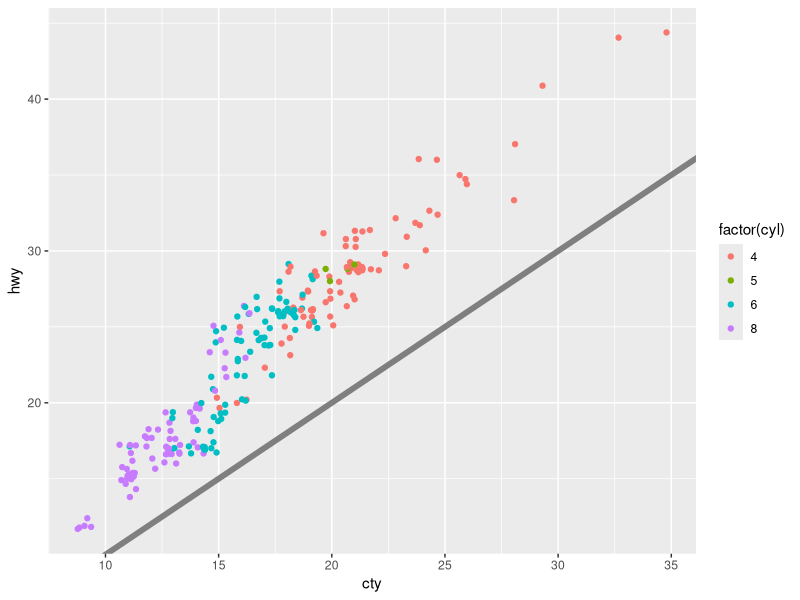
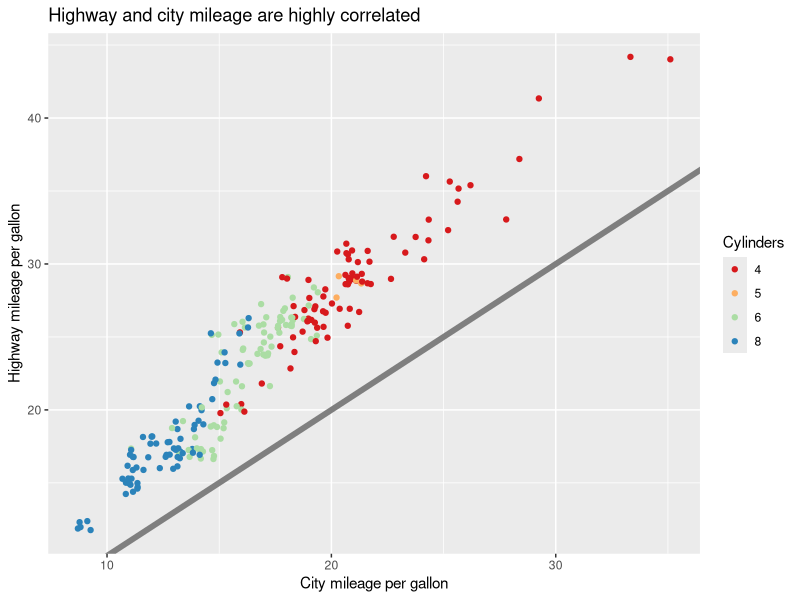
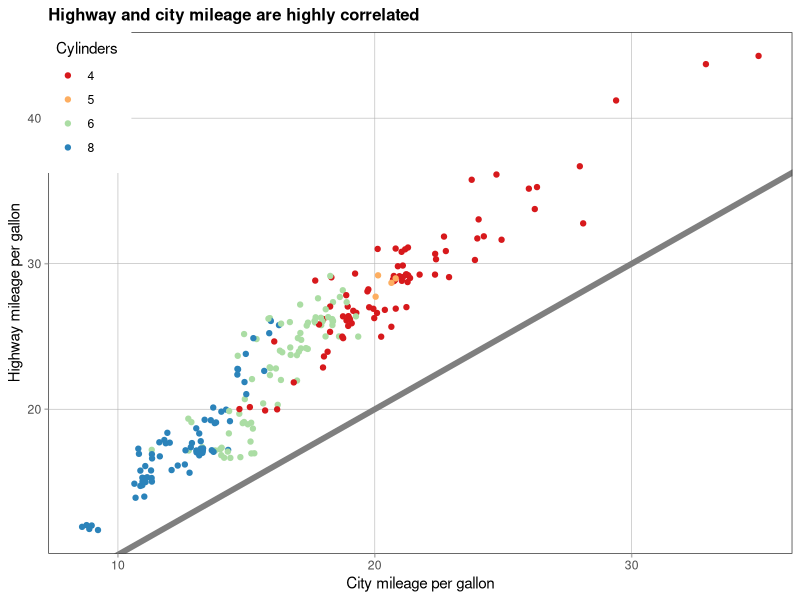
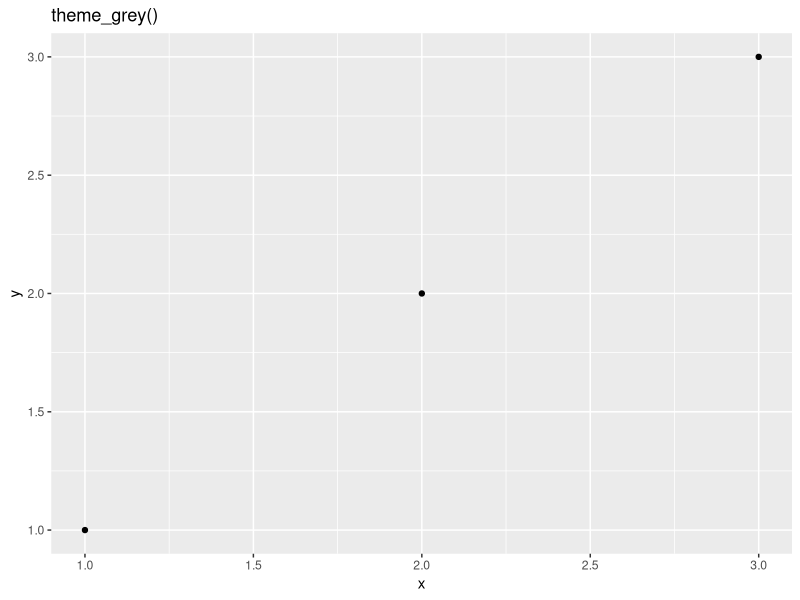
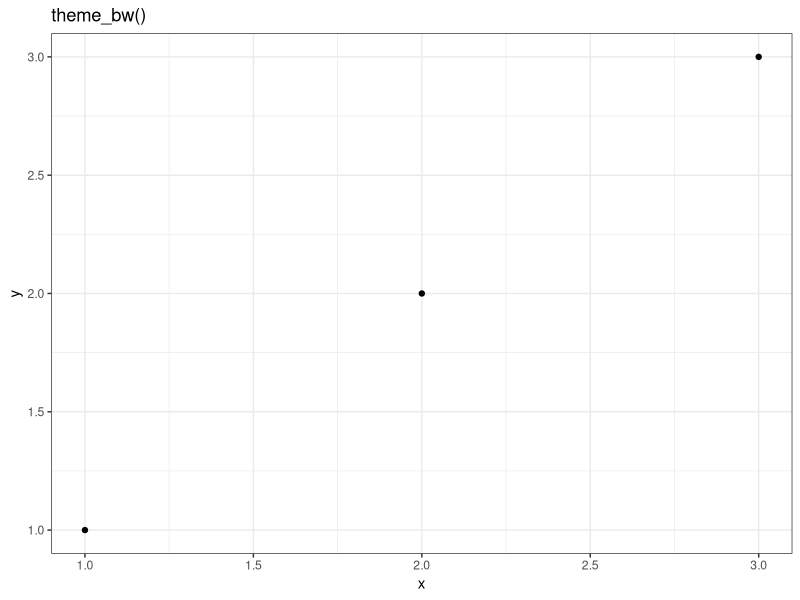
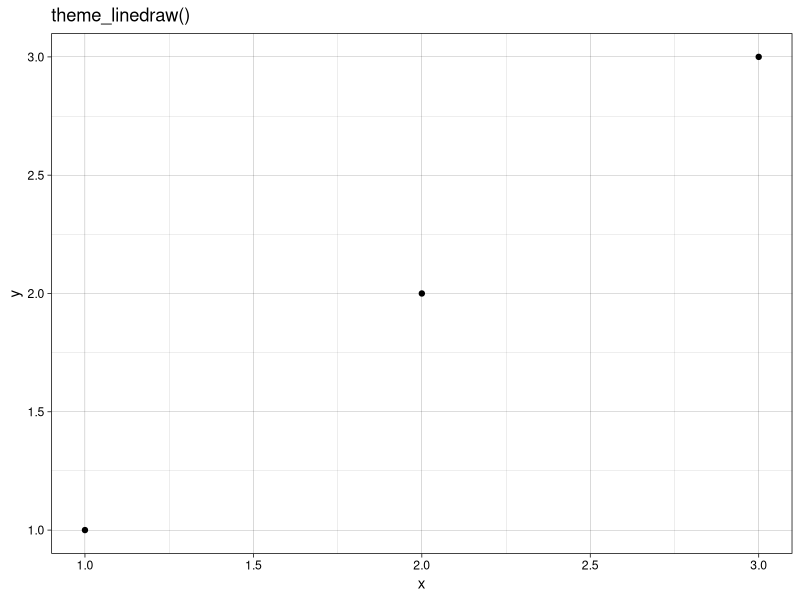
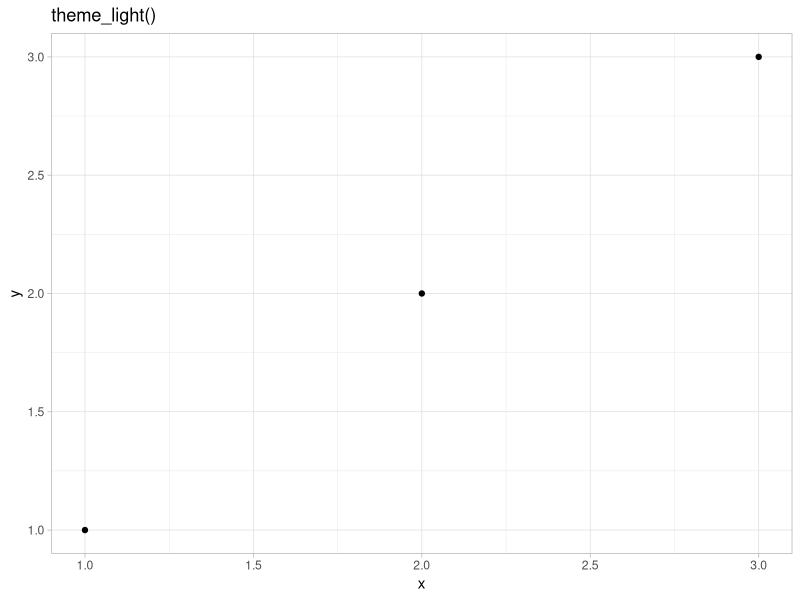
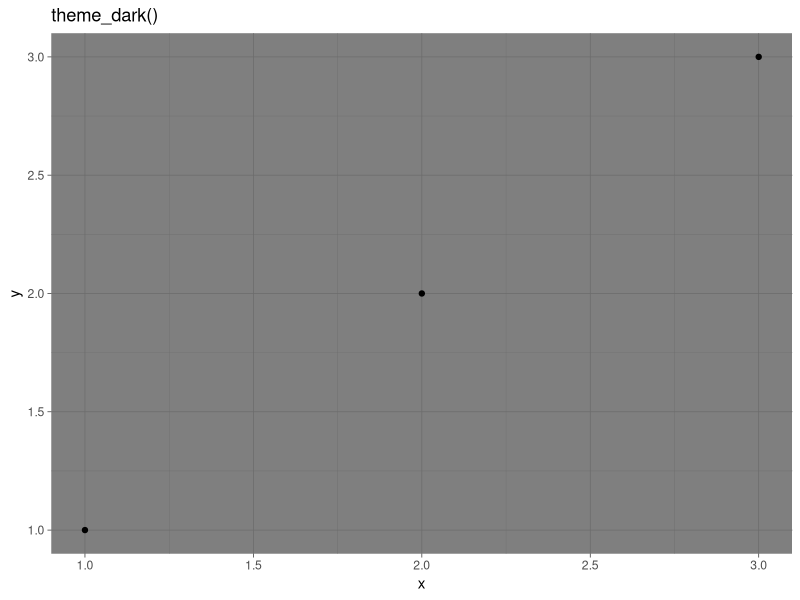

Recreate these plots in R, in order.
## ---- chunk 1
knitr::opts_chunk$set(echo = TRUE)
library(tidyverse)
library(ggthemes)
## ---- chunk 2
base <- ggplot(mpg, aes(cty, hwy, color = factor(cyl))) +
  geom_jitter() +
  geom_abline(color = "grey50", linewidth = 2)
base
## ---- chunk 3
labelled <- base +
  labs(
    x = "City mileage per gallon",
    y = "Highway mileage per gallon",
    color = "Cylinders",
    title = "Highway and city mileage are highly correlated") +
  scale_color_brewer(type = "seq", palette = "Spectral"
  )
labelled
## ---- chunk 4
styled <- labelled +
  theme_bw() +
  theme(
    plot.title = element_text(face = "bold", size = 12),
    legend.background = element_rect(fill = "white", linewidth = 4, color = "white"),
    legend.justification = c(0,1),
    legend.position = c(0,1),
    axis.ticks = element_line(color = "grey70", size - 0.2),
    panel.grid.major = element_line(color = "grey70", size = 0.2),
    panel.grid.minor = element_blank()
  )
styled
## ---- chunk 5
df <- data.frame(x = 1:3, y = 1:3)
base <- ggplot(df, aes(x, y)) + geom_point()
base + theme_grey() + ggtitle("theme_grey()")
base + theme_bw() + ggtitle("theme_bw()")
base + theme_linedraw() + ggtitle("theme_linedraw()")
base + theme_light() + ggtitle("theme_light()")
base + theme_dark() + ggtitle("theme_dark()")
base + theme_minimal()  + ggtitle("theme_minimal()")
base + theme_classic() + ggtitle("theme_classic()")
base + theme_void() + ggtitle("theme_void()")
## ---- chunk 6
library(ggthemes)
base + theme_tufte() + ggtitle("theme_tufte()")
base + theme_solarized() + ggtitle("theme_solarized()")
base + theme_excel() + ggtitle("theme_excel()")
## ---- chunk 7
base_t <- base + labs(title = "This is a ggplot") + xlab(NULL) + ylab(NULL)
base_t + theme(plot.title = element_text(size = 16))
base_t + theme(plot.title = element_text(face = "bold", color = "red"))
base_t + theme(plot.title = element_text(hjust = 1))
## ---- chunk 8
base_t + theme(plot.title = element_text(margin = margin()))
base_t + theme(plot.title = element_text(margin = margin(t = 10, b = 10)))
base_t + theme(axis.title.y = element_text(margin = margin(r = 10)))
## ---- chunk 9
base + theme(panel.grid.major = element_line(color = "black"))
base + theme(panel.grid.major = element_line(size = 2))
base + theme(panel.grid.major = element_line(linetype = "dotted"))
## ---- chunk 10
base + theme(plot.background = element_rect(fill = "grey80", color = NA))
base + theme(plot.background = element_rect(color = "red", size = 2))
base + theme(panel.background = element_rect(fill = "linen"))
## ---- chunk 11
base
last_plot() + theme(panel.grid.minor = element_blank())
last_plot() + theme(panel.grid.major = element_blank())
## ---- chunk 12
last_plot() + theme(panel.background = element_blank())
last_plot() + theme(
  axis.title.x = element_blank(),
  axis.title.y = element_blank()
)
last_plot() + theme(axis.line = element_line(color = "grey50"))
## ---- chunk 13
old_theme <- theme_update(
  plot.background = element_rect(fill = "lightblue3", colour = NA),
  panel.background = element_rect(fill = "lightblue", colour = NA),
  axis.text = element_text(colour = "linen"),
  axis.title = element_text(colour = "linen")
)
base
theme_set(old_theme)
base
## ---- chunk 14
base + theme(plot.background = element_rect(color = "grey50", size = 2))
base + theme(
  plot.background = element_rect(color = "grey", size = 2),
  plot.margin = margin(2,2,2,2)
)
base + theme(plot.background = element_rect(fill = "lightblue"))
## ---- chunk 15
df <- data.frame(x = 1:3, y = 1:3)
base <- ggplot(df, aes(x, y)) + geom_point()

# Accentuate the axes
base + theme(axis.line = element_line(colour = "grey50", size = 1))
# Style both x and y axis labels
base + theme(axis.text = element_text(color = "blue", size = 12))
# Useful for long labels
base + theme(axis.text.x = element_text(angle = -90, vjust = 0.5))
## ---- chunk 16
df <- data.frame(
  x = c("label", "a long label", "an even longer label"), 
  y = 1:3
)
base <- ggplot(df, aes(x, y)) + geom_point()
base
base + 
  theme(axis.text.x = element_text(angle = -30, vjust = 1, hjust = 0)) + 
  xlab(NULL) + 
  ylab(NULL)
## ---- chunk 17
df <- data.frame(x = 1:4, y = 1:4, z = rep(c("a", "b"), each = 2))
base <- ggplot(df, aes(x, y, colour = z)) + geom_point()

base + theme(
  legend.background = element_rect(
    fill = "lemonchiffon", 
    colour = "grey50", 
    size = 1
  )
)
base + theme(
  legend.key = element_rect(color = "grey50"),
  legend.key.width = unit(0.9, "cm"),
  legend.key.height = unit(0.75, "cm")
)
base + theme(
  legend.text = element_text(size = 15),
  legend.title = element_text(size = 15, face = "bold")
)
## ---- chunk 18
base <- ggplot(df, aes(x, y)) + geom_point()
# Modify background
base + theme(panel.background = element_rect(fill = "lightblue"))

# Tweak major grid lines
base + theme(
  panel.grid.major = element_line(color = "gray60", size = 0.8)
)
# Just in one direction  
base + theme(
  panel.grid.major.x = element_line(color = "gray60", size = 0.8)
)
## ---- chunk 19
base2 <- base + theme(plot.background = element_rect(colour = "grey50"))
# Wide screen
base2 + theme(aspect.ratio = 9 / 16)
# Long and skiny
base2 + theme(aspect.ratio = 2 / 1)
# Square
base2 + theme(aspect.ratio = 1)
## ---- chunk 20
df <- data.frame(x = 1:4, y = 1:4, z = c("a", "a", "b", "b"))
base_f <- ggplot(df, aes(x, y)) + geom_point() + facet_wrap(~z)

base_f
base_f + theme(panel.spacing = unit(0.5, "in"))
base_f + theme(
  strip.background = element_rect(fill = "grey20", color = "grey80", size = 1),
  strip.text = element_text(colour = "white")
)
#> Warning: The `size` argument of `element_rect()` is deprecated as of ggplot2 3.4.0.
#> ℹ Please use the `linewidth` argument instead.
